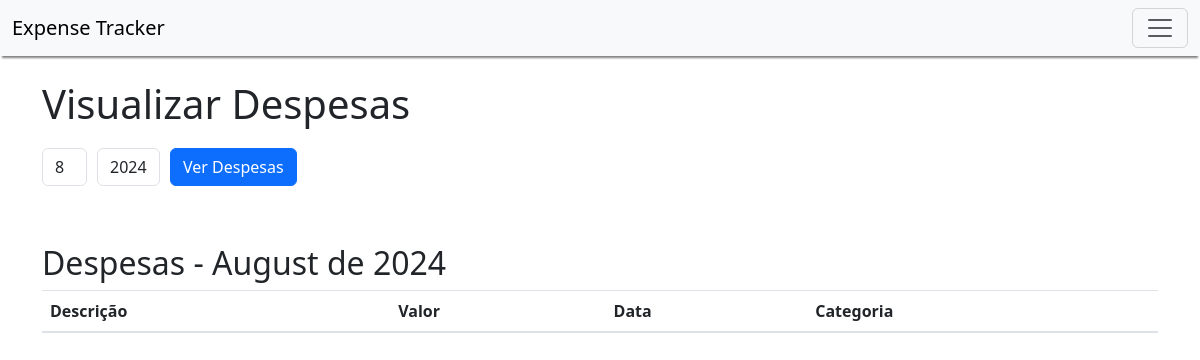
The app's page /view_expenses, older data.
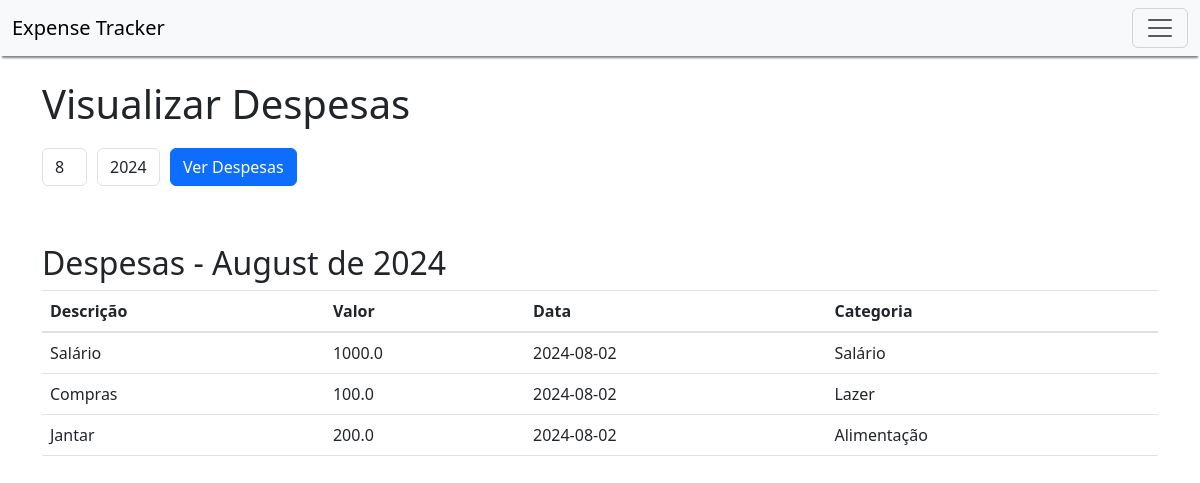
The same page, newer data.
### models.py (models this page shows, shortened)
class Expense(db.Model):
    id = db.Column(db.Integer, primary_key=True)
    amount = db.Column(db.Float, nullable=False)
    date = db.Column(db.Date, nullable=False, default=datetime.utcnow)
    description = db.Column(db.String(200), nullable=True)
    category_id = db.Column(db.Integer, db.ForeignKey('category.id'), nullable=False)
    category = db.relationship('Category', backref=db.backref('expenses', lazy=True))
    is_income = db.Column(db.Boolean, nullable=False)  # Campo para indicar se é entrada (True) ou saída (False)

class Category(db.Model):
    id = db.Column(db.Integer, primary_key=True)
    name = db.Column(db.String(100), nullable=False)

### app.py (the view)
@app.route('/view_expenses', methods=['GET', 'POST'])
def view_expenses():
    today = datetime.today().date()
    if request.method == 'POST':
        month = int(request.form.get('month'))
        year = int(request.form.get('year'))
        start_date = date(year, month, 1)
    else:
        start_date = today.replace(day=1)
        month = start_date.month
        year = start_date.year
    if month == 12:
        end_date = date(year + 1, 1, 1)
    else:
        end_date = date(year, month + 1, 1)
    expenses = Expense.query.filter(Expense.date >= start_date, Expense.date < end_date).order_by(Expense.date.desc()).all()
    return render_template('view_expenses.html', expenses=expenses, start_date=start_date)

### templates/view_expenses.html (shortened to what this page needs)
{% extends "base.html" %}
{% block content %}
    <div style="margin-bottom: 20px;">
        <h1>Visualizar Despesas</h1>
    </div>
    <form method="POST" action="{{ url_for('view_expenses') }}">
        <div class="form-row align-items-center">
            <div class="col-auto">
                <select class="form-control mb-2" id="month" name="month">
                    {% for m in range(1, 13) %}
                        <option value="{{ m }}" {% if m == start_date.month %}selected{% endif %}>{{ m }}</option>
                    {% endfor %}
                </select>
            </div>
            <div class="col-auto">
                <select class="form-control mb-2" id="year" name="year">
                    {% for y in range(2020, 2031) %}
                        <option value="{{ y }}" {% if y == start_date.year %}selected{% endif %}>{{ y }}</option>
                    {% endfor %}
                </select>
            </div>
            <div class="col-auto">
                <button type="submit" class="btn btn-primary mb-2">Ver Despesas</button>
            </div>
        </div>
    </form>
    <div style="margin-top: 50px;">
        <h2>Despesas - {{ start_date.strftime('%B de %Y') }}</h2>
        <table class="table">
            <thead>
                <tr>
                    <th>Descrição</th>
                    <th>Valor</th>
                    <th>Data</th>
                    <th>Categoria</th>
                </tr>
            </thead>
            <tbody>
                {% for expense in expenses %}
                    <tr>
                        <td>{{ expense.description }}</td>
                        <td>{{ expense.amount }}</td>
                        <td>{{ expense.date }}</td>
                        <td>{{ expense.category.name }}</td>
                    </tr>
                {% endfor %}
            </tbody>
        </table>
    </div>
{% endblock %}

Row changes from the older to the newer data that the page shows:
now on this page (row edited): Expense: description "Salário", amount "1000.0", date "2024-08-02", category.name "Salário"
now on this page (row edited): Expense: description "Compras", amount "100.0", date "2024-08-02", category.name "Lazer"
now on this page (row edited): Expense: description "Jantar", amount "200.0", date "2024-08-02", category.name "Alimentação"
